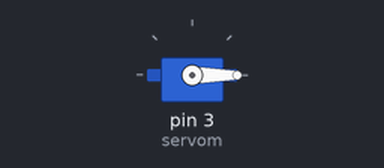
A sketch run on a simulated Arduino Uno, built with avr-gcc and run on an emulated ATmega328P. On the bench: servo.

Above: at 0.05 s.
At 0.75 s:
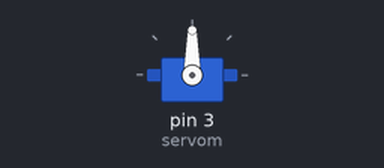
At 1.5 s:
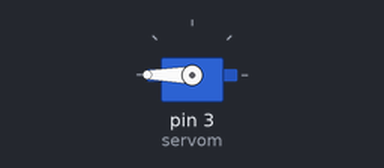
Timing chart, 0 to 3.5 s (numbered marks = the images above):
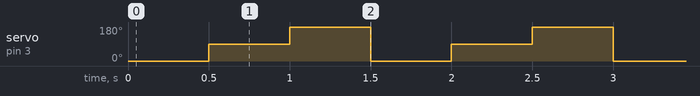

The sketch:

servo_motor.ino
```cpp
#include <Servo.h>

Servo servom;


void setup() {
servom.attach(3);


}

void loop() {
servom.write(0);
delay(500);
  servom.write(90);
  delay(500);
   servom.write(180);
    delay(500);

}
```

Measured:
- by itself, servo on pin 3 (servom): repeats every 1.5 s: 180° 0.50 s, 0° 0.50 s, 90° 0.50 s
